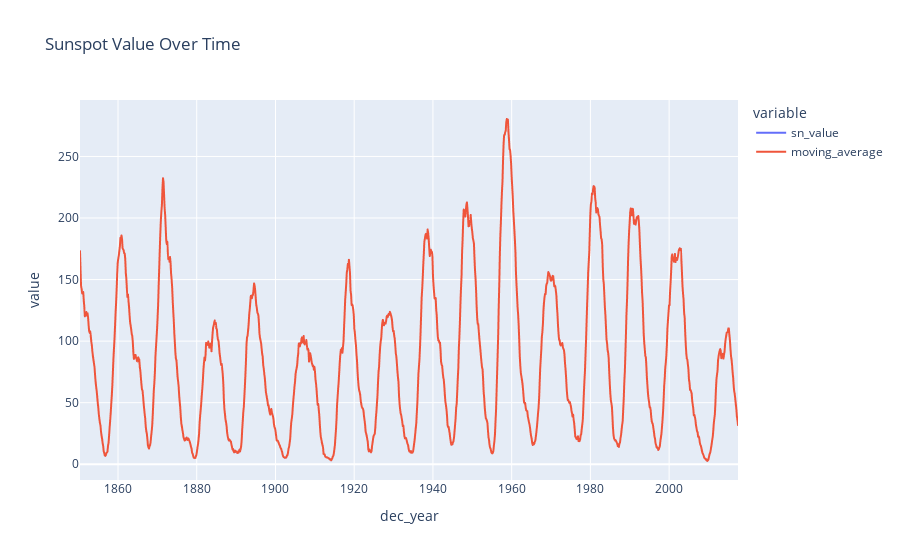

Notebook source saved alongside this figure:
### Code cell
px.line(df, x='dec_year', y=['sn_value', 'moving_average'], title='Sunspot Value Over Time')

### Figure 1 — Plotly figure (JSON) as saved in the notebook; plotly's stock layout.template omitted (floating-point values rounded to 4 significant figures; data arrays with more than 128 entries replaced by an {"elided": "..."} marker saying what was removed)
{"data": [{"hovertemplate": "variable=sn_value<br>dec_year=%{x}<br>value=%{y}<extra></extra>", "legendgroup": "sn_value", "line": {"color": "#636efa", "dash": "solid"}, "marker": {"symbol": "circle"}, "mode": "lines", "name": "sn_value", "showlegend": true, "type": "scattergl", "x": {"elided": "1222 float values"}, "xaxis": "x", "y": {"elided": "1222 float values"}, "yaxis": "y"}, {"hovertemplate": "variable=moving_average<br>dec_year=%{x}<br>value=%{y}<extra></extra>", "legendgroup": "moving_average", "line": {"color": "#EF553B", "dash": "solid"}, "marker": {"symbol": "circle"}, "mode": "lines", "name": "moving_average", "showlegend": true, "type": "scattergl", "x": {"elided": "1222 float values"}, "xaxis": "x", "y": {"elided": "1222 float values"}, "yaxis": "y"}], "layout": {"legend": {"title": {"text": "variable"}, "tracegroupgap": 0}, "title": {"text": "Sunspot Value Over Time"}, "xaxis": {"anchor": "y", "domain": [0, 1], "title": {"text": "dec_year"}}, "yaxis": {"anchor": "x", "domain": [0, 1], "title": {"text": "value"}}}}
